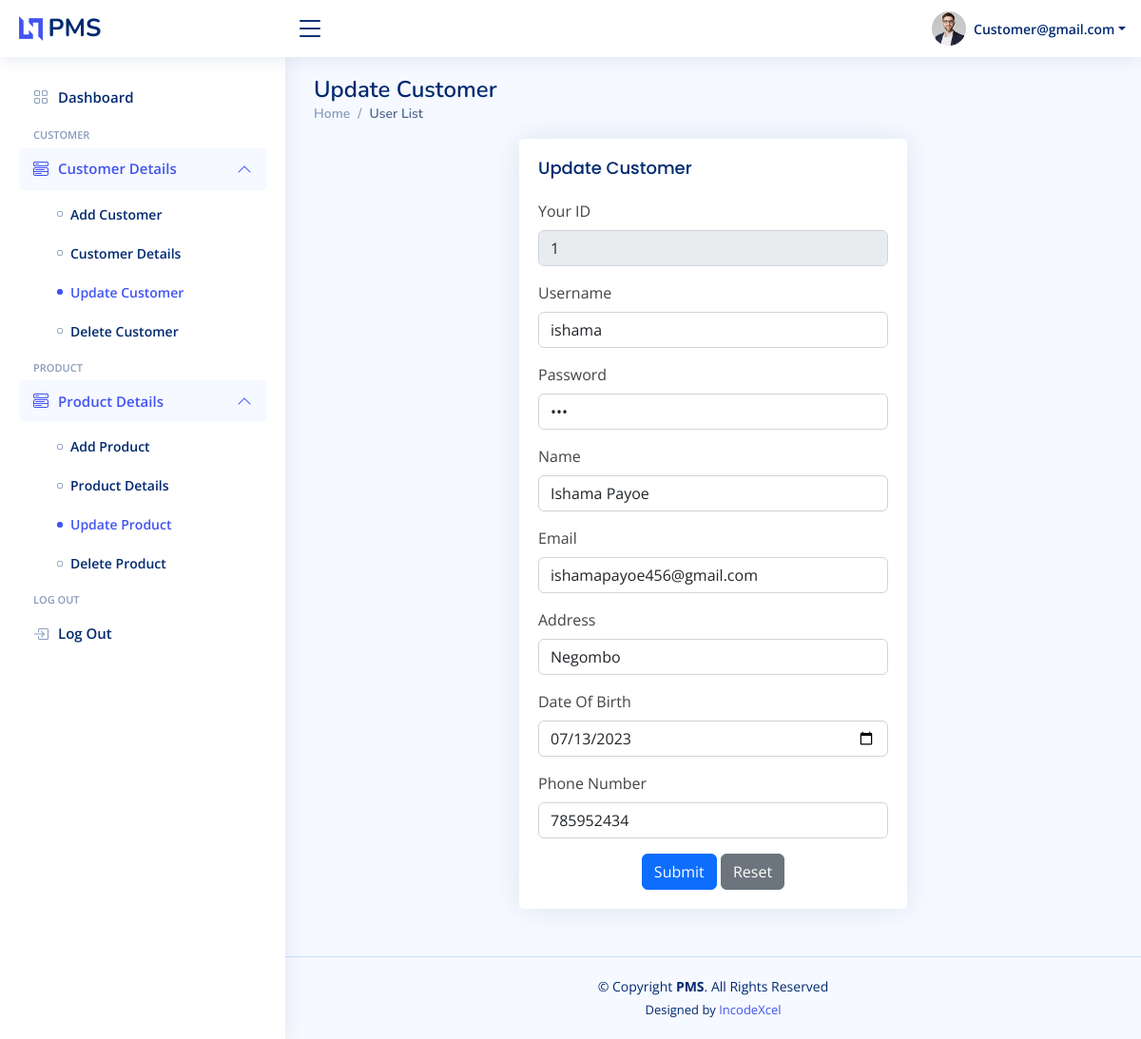
The page /PMS/Sample/update_customer?id=1 (signed in) on the database its author committed.
### tables this page shows
CREATE TABLE `customer` (
  `id` int(11) NOT NULL,
  `username` varchar(50) NOT NULL,
  `password` varchar(50) NOT NULL,
  `name` varchar(20) NOT NULL,
  `email` varchar(50) NOT NULL,
  `address` varchar(30) NOT NULL,
  `dob` date NOT NULL,
  `phone_number` int(11) NOT NULL
);

### PMS/Core/App.php (called while the page is built, shortened)
<?php
class App
{
    private $method;
    public function __construct()
    {
        $this->method = CONFIG['defmet'];
    }
    private function splitURL()
    {
        $URL = $_GET['url'] ?? CONFIG['defcon'];
        $URL = explode("/", trim($URL, "/"));
        return $URL;
    }
    public function loadController()
    {
        $URL = $this->splitURL();
        $controllerName = ucfirst($URL[0]);
        $filename = "App/controllers/" . $controllerName . ".php";
        if (file_exists($filename)) {
            unset($URL[0]);
        } else {
            $filename = "App/controllers/_404.php";
            require_once $filename;
            $this->controller = "_404";
        }
        $controller = new $this->controller();
        if (!empty($URL[1]) && method_exists($controller, $URL[1])) {
            $this->method = $URL[1];
            unset($URL[1]);
        }
        call_user_func_array([$controller, $this->method], $URL);
    }
}

### PMS/index.php (called while the page is built, shortened)
<?php
$app = new App;
$app->loadController();

### PMS/Core/Database.php (called while the page is built, shortened)
<?php
trait Database
{
    private function connect()
    {
        $dsn = CONFIG['db']['dbdriver'] . ":host=" . CONFIG['db']['hostname'] . ";dbname=" . CONFIG['db']['database'];
        try {
            $con = new PDO($dsn, CONFIG['db']['username'], CONFIG['db']['password']);
            $con->setAttribute(PDO::ATTR_ERRMODE, PDO::ERRMODE_EXCEPTION);
            return $con;
        } catch (PDOException $e) {
            echo "Connection failed: " . $e->getMessage();
            throw $e;
        }
    }
    public function query($query, $data = [])
    {
        try {
            $con = $this->connect();
            $stm = $con->prepare($query);
            $check = $stm->execute($data);
            if ($check) {
                $result = $stm->fetchAll(PDO::FETCH_OBJ);
                if (is_array($result) && count($result)) {
                    return $result;
                }
            }
        } catch (PDOException $e) {
            echo "Query execution failed: " . $e->getMessage();
        }
        return false;
    }
}

### PMS/Core/Model.php (called while the page is built, shortened)
<?php
trait Model
{
	public function selectFirst($data, $data_not = [])
	{
		$keys = array_keys($data);
		$query = "SELECT * FROM {$this->table} WHERE ";
		foreach ($keys as $key) {
			$query .= "{$key} = :{$key} AND ";
		}
		$query = rtrim($query, " AND ");
		$query .= " LIMIT {$this->limit} OFFSET {$this->offset}";
		$data = array_merge($data, $data_not);
		try {
			$result = $this->query($query, $data);
			if ($result) {
				return $result[0];
			}
			return false;
		} catch (Exception $e) {
			throw new Exception("Error executing query: " . $e->getMessage());
		}
	}
}

### PMS/App/views/Sample/update_customer.php (the view, shortened to what this page needs)
<?php require_once('layout/header.php'); ?>
<main id="main" class="main">
	<div class="pagetitle">
		<h1>Update Customer</h1>
		<nav>
			<ol class="breadcrumb">
				<li class="breadcrumb-item"><a href="index.html">Home</a></li>
				<li class="breadcrumb-item active">User List</li>
			</ol>
		</nav>
	</div>
	<section class="section dashboard">
		<div class="row justify-content-center">
			<div class="col-lg-6">
				<div class="card">
					<div class="card-body">
						<h5 class="card-title">Update Customer</h5>
						<form class="row g-3" method="POST">
							<div class="col-12">
								<label for="inputId" class="form-label">Your ID</label>
								<input type="text" class="form-control" id="inputId" disabled value="<?= $update_customer->id ?>">
							</div>
							<div class="col-12">
								<label for="inputUsername" class="form-label">Username</label>
								<input type="Text" class="form-control" name="inputUsername" id="inputUsername" value="<?= $update_customer->username ?>">
							</div>
							<div class="col-12">
								<label for="inputPassword" class="form-label">Password</label>
								<input type="password" class="form-control" name="inputPassword" id="inputPassword" value="<?= $update_customer->password ?>">
							</div>
                            <div class="col-12">
								<label for="inputName" class="form-label">Name</label>
								<input type="Text" class="form-control" name="inputName" id="inputName" value="<?= $update_customer->name ?>">
							</div>
							<div class="col-12">
								<label for="inputEmail" class="form-label">Email</label>
								<input type="email" class="form-control" name="inputEmail" id="inputEmail" placeholder="1234 Main St" value="<?= $update_customer->email ?>">
							</div>
                            <div class="col-12">
								<label for="inputAddress" class="form-label">Address</label>
								<input type="Text" class="form-control" name="inputAddress" id="inputAddress" value="<?= $update_customer->address ?>">
							</div>
                            <div class="col-12">
								<label for="inputDateOfBirth" class="form-label">Date Of Birth</label>
								<input type="date" class="form-control" name="inputDateOfBirth" id="inputDateOfBirth" value="<?= $update_customer->dob ?>">
							</div>
                            <div class="col-12">
								<label for="inputPhoneNumber" class="form-label">Phone Number</label>
								<input type="Tel" class="form-control" name="inputPhoneNumber" id="inputPhoneNumber" value="<?= $update_customer->phone_number ?>">
							</div>
							<div class="text-center">
								<button type="submit" class="btn btn-primary">Submit</button>
								<button type="reset" class="btn btn-secondary">Reset</button>
							</div>
						</form>
					</div>
				</div>
			</div>
		</div>
	</section>
</main>
<?php require_once('layout/footer.php'); ?>

### PMS/App/controllers/Sample.php (shortened to what this page needs)
<?php
class Sample
{
        public function update_customer()
        {
            $data = [];
            $data['page'] = "Update User";
            $data['pagegroup'] = "UserManagement";
            $data['User'] = $_SESSION['USER']->email;
            if (!empty($_GET['id'])) {
                $user = new Demo_model;
                $user->set_table('customer');
                $arr['id'] = $_GET['id'];
                $data['update_customer'] = $user->selectFirst($arr);
                $this->view('Sample/update_customer', $data);
            } else {
                redirect('Sample/customer_management');
            }
        }
 }

### PMS/Core/Controller.php (shortened to what this page needs)
<?php
trait Controller
{
    public function view($name, $data = [])
    {
        $filename = "App/views/" . $name . ".php";
        if (file_exists($filename)) {
            try {
                require_once $filename;
            } catch (Exception $e) {
                echo "Error rendering view: " . $e->getMessage();
            }
        }
    }
}

### PMS/App/views/Sample/layout/header.php (shortened to what this page needs)
<!DOCTYPE html>
<html lang="en">
<head>
    <link href="<?= BASE ?>assets/vendor/bootstrap/css/bootstrap.min.css" rel="stylesheet">
    <link href="<?= BASE ?>assets/vendor/bootstrap-icons/bootstrap-icons.css" rel="stylesheet">
    <link href="<?= BASE ?>assets/vendor/datatables/dataTables.min.css" rel="stylesheet">
    <link href="<?= BASE ?>assets/css/style.css" rel="stylesheet">
</head>
<body>
	<header id="header" class="header fixed-top d-flex align-items-center">
		<div class="d-flex align-items-center justify-content-between">
			<a href="index.html" class="logo d-flex align-items-center">
				<img src="<?= BASE ?>assets/img/logo.png" alt="">
				<span class="d-none d-lg-block"><?= CONFIG['app_name'] ?></span>
			</a>
			<i class="bi bi-list toggle-sidebar-btn"></i>
		</div>
		<nav class="header-nav ms-auto">
			<ul class="d-flex align-items-center">
				<li class="nav-item dropdown pe-3">
					<a class="nav-link nav-profile d-flex align-items-center pe-0" href="#" data-bs-toggle="dropdown">
						<img src="<?= BASE ?>assets/img/profile-img.jpg" alt="Profile" class="rounded-circle">
						<span class="d-none d-md-block dropdown-toggle ps-2"><?= $User ?></span>
					</a>
				</li>
			</ul>
		</nav>
	</header>
	<aside id="sidebar" class="sidebar">
		<ul class="sidebar-nav" id="sidebar-nav">
			<li class="nav-item">
				<a class="nav-link <?= ($page == "Dashboard") ? "" : "collapsed"; ?>" href="<?= BASE ?>Sample/index">
					<i class="bi bi-grid"></i>
					<span>Dashboard</span>
				</a>
			</li>
			<li class="nav-heading">Customer</li>
			<li class="nav-item">
				<a class="nav-link <?= ($pagegroup != "UserManagement") ? "collapsed" : ""; ?>" data-bs-target="#usermanagement-nav" data-bs-toggle="collapse" href="#">
					<i class="bi bi-menu-button-wide"></i>
					<span>Customer Details</span><i class="bi bi-chevron-down ms-auto"></i>
				</a>
				<ul id="usermanagement-nav" class="nav-content collapse <?= ($pagegroup == "UserManagement") ? "show" : ""; ?>" data-bs-parent="#sidebar-nav">
					<li>
						<a href="<?= BASE ?>Sample/add_customer" class="<?= ($page == "Add User") ? "active" : ""; ?>">
							<i class="bi bi-circle"></i><span>Add Customer</span>
						</a>
					</li>
					<li>
						<a href="<?= BASE ?>Sample/customer_management" class="<?= ($page == "User List") ? "active" : ""; ?>">
							<i class="bi bi-circle"></i><span>Customer Details</span>
						</a>
					</li>
					<li>
						<a href="<?= BASE ?>Sample/update_customer" class="<?= ($page == "Update User") ? "active" : ""; ?>">
							<i class="bi bi-circle"></i><span>Update Customer</span>
						</a>
					</li>
					<li>
						<a href="<?= BASE ?>Sample/delete_customer" class="<?= ($page == "Delete User") ? "active" : ""; ?>">
							<i class="bi bi-circle"></i><span>Delete Customer</span>
						</a>
					</li>
				</ul>
			</li>
			<li class="nav-heading">Product</li>
			<li class="nav-item">
				<a class="nav-link <?= ($pagegroup != "UserManagement") ? "collapsed" : ""; ?>" data-bs-target="#usermanagement-nav1" data-bs-toggle="collapse" href="#">
					<i class="bi bi-menu-button-wide"></i>
					<span>Product Details</span><i class="bi bi-chevron-down ms-auto"></i>
				</a>
				<ul id="usermanagement-nav1" class="nav-content collapse <?= ($pagegroup == "UserManagement") ? "show" : ""; ?>" data-bs-parent="#sidebar-nav">
					<li>
						<a href="<?= BASE ?>Sample/add_product" class="<?= ($page == "Add User") ? "active" : ""; ?>">
							<i class="bi bi-circle"></i><span>Add Product</span>
						</a>
					</li>
					<li>
						<a href="<?= BASE ?>Sample/product_management" class="<?= ($page == "User List") ? "active" : ""; ?>">
							<i class="bi bi-circle"></i><span>Product Details</span>
						</a>
					</li>
					<li>
						<a href="<?= BASE ?>Sample/update_product" class="<?= ($page == "Update User") ? "active" : ""; ?>">
							<i class="bi bi-circle"></i><span>Update Product</span>
						</a>
					</li>
					<li>
						<a href="<?= BASE ?>Sample/delete_product" class="<?= ($page == "Delete User") ? "active" : ""; ?>">
							<i class="bi bi-circle"></i><span>Delete Product</span>
						</a>
					</li>
				</ul>
			</li>
			<li class="nav-heading">Log Out</li>
			<li class="nav-item">
				<a class="nav-link <?= ($page == "Login") ? "" : "collapsed"; ?>" href="<?= BASE ?>Auth/logout">
					<i class="bi bi-box-arrow-in-right"></i>
					<span>Log Out</span>
				</a>
			</li>
		</ul>
	</aside>

### PMS/App/views/Sample/layout/footer.php (shortened to what this page needs)
<footer id="footer" class="footer">
	<div class="copyright">
		&copy; Copyright <strong><span><?= CONFIG['app_name'] ?></span></strong>. All Rights Reserved
	</div>
	<div class="credits">
		Designed by <a href="https://incodexcel.com/">IncodeXcel</a>
	</div>
</footer>
</body>
</html>

### PMS/assets/css/style.css (style rules this page uses)
:root { scroll-behavior: smooth; }
body { font-family: "Open Sans", sans-serif; background: #f6f9ff; color: #444444; }
a { color: #4154f1; text-decoration: none; }
h1, h2, h3, h4, h5, h6 { font-family: "Nunito", sans-serif; }
#main { margin-top: 60px; padding: 20px 30px; transition: all 0.3s; }
.pagetitle { margin-bottom: 10px; }
.pagetitle h1 { font-size: 24px; margin-bottom: 0; font-weight: 600; color: #012970; }
.card { margin-bottom: 30px; border: none; border-radius: 5px; box-shadow: 0px 0 30px rgba(1, 41, 112, 0.1); }
.card-title { padding: 20px 0 15px 0; font-size: 18px; font-weight: 500; color: #012970; font-family: "Poppins", sans-serif; }
.card-body { padding: 0 20px 20px 20px; }
.breadcrumb { font-size: 14px; font-family: "Nunito", sans-serif; color: #899bbd; font-weight: 600; }
.breadcrumb a { color: #899bbd; transition: 0.3s; }
.breadcrumb .breadcrumb-item::before { color: #899bbd; }
.breadcrumb .active { color: #51678f; font-weight: 600; }
.logo { line-height: 1; }
@media (min-width: 1200px) { .logo { width: 280px; } }
.logo img { max-height: 26px; margin-right: 6px; }
.logo span { font-size: 26px; font-weight: 700; color: #012970; font-family: "Nunito", sans-serif; }
.header { transition: all 0.5s; z-index: 997; height: 60px; box-shadow: 0px 2px 20px rgba(1, 41, 112, 0.1); background-color: #fff; padding-left: 20px; }
.header .toggle-sidebar-btn { font-size: 32px; padding-left: 10px; cursor: pointer; color: #012970; }
.header-nav ul { list-style: none; }
.header-nav>ul { margin: 0; padding: 0; }
.header-nav .nav-profile { color: #012970; }
.header-nav .nav-profile img { max-height: 36px; }
.header-nav .nav-profile span { font-size: 14px; font-weight: 600; }
.sidebar { position: fixed; top: 60px; left: 0; bottom: 0; width: 300px; z-index: 996; transition: all 0.3s; padding: 20px; overflow-y: auto; scrollbar-width: thin; scrollbar-color: #aab7cf transparent; box-shadow: 0px 0px 20px rgba(1, 41, 112, 0.1); background-color: #fff; }
@media (min-width: 1200px) { #main, #footer { margin-left: 300px; } }
.sidebar-nav { padding: 0; margin: 0; list-style: none; }
.sidebar-nav li { padding: 0; margin: 0; list-style: none; }
.sidebar-nav .nav-item { margin-bottom: 5px; }
.sidebar-nav .nav-heading { font-size: 11px; text-transform: uppercase; color: #899bbd; font-weight: 600; margin: 10px 0 5px 15px; }
.sidebar-nav .nav-link { display: flex; align-items: center; font-size: 15px; font-weight: 600; color: #4154f1; transition: 0.3; background: #f6f9ff; padding: 10px 15px; border-radius: 4px; }
.sidebar-nav .nav-link i { font-size: 16px; margin-right: 10px; color: #4154f1; }
.sidebar-nav .nav-link.collapsed { color: #012970; background: #fff; }
.sidebar-nav .nav-link.collapsed i { color: #899bbd; }
.sidebar-nav .nav-link .bi-chevron-down { margin-right: 0; transition: transform 0.2s ease-in-out; }
.sidebar-nav .nav-link:not(.collapsed) .bi-chevron-down { transform: rotate(180deg); }
.sidebar-nav .nav-content { padding: 5px 0 0 0; margin: 0; list-style: none; }
.sidebar-nav .nav-content a { display: flex; align-items: center; font-size: 14px; font-weight: 600; color: #012970; transition: 0.3; padding: 10px 0 10px 40px; transition: 0.3s; }
.sidebar-nav .nav-content a i { font-size: 6px; margin-right: 8px; line-height: 0; border-radius: 50%; }
.sidebar-nav .nav-content a:hover, .sidebar-nav .nav-content a.active { color: #4154f1; }
.sidebar-nav .nav-content a.active i { background-color: #4154f1; }
.footer { padding: 20px 0; font-size: 14px; transition: all 0.3s; border-top: 1px solid #cddfff; }
.footer .copyright { text-align: center; color: #012970; }
.footer .credits { padding-top: 5px; text-align: center; font-size: 13px; color: #012970; }

### rows shown on the page
customer: id "1", inputUsername "ishama", inputName "Ishama Payoe", inputEmail "ishamapayoe456@gmail.com", inputAddress "Negombo", inputDateOfBirth "07/13/2023", inputPhoneNumber "785952434"

### other values the page prints
CONFIG['app_name'] "PMS"
$User "Customer@gmail.com"
